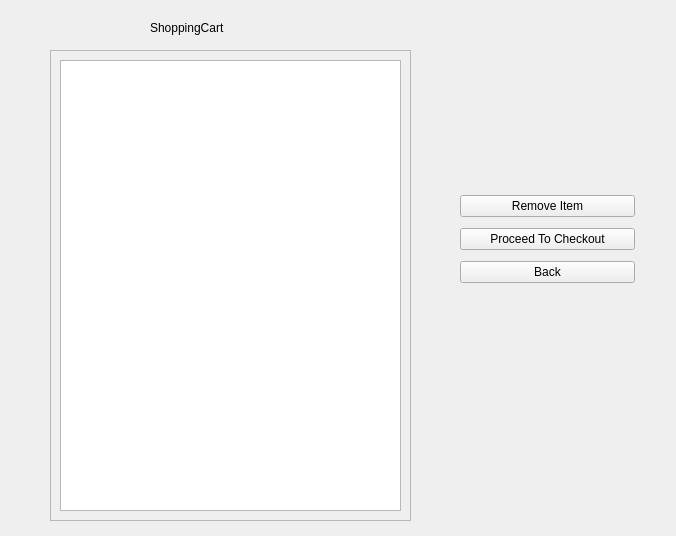
<?xml version="1.0" encoding="UTF-8"?>
<ui version="4.0">
 <class>ShoppingCartWindowNew</class>
 <widget class="QWidget" name="ShoppingCartWindowNew">
  <property name="geometry">
   <rect>
    <x>0</x>
    <y>0</y>
    <width>676</width>
    <height>536</height>
   </rect>
  </property>
  <property name="windowTitle">
   <string>Form</string>
  </property>
  <widget class="QScrollArea" name="scrollArea">
   <property name="geometry">
    <rect>
     <x>50</x>
     <y>50</y>
     <width>361</width>
     <height>471</height>
    </rect>
   </property>
   <property name="widgetResizable">
    <bool>true</bool>
   </property>
   <widget class="QWidget" name="scrollAreaWidgetContents">
    <property name="geometry">
     <rect>
      <x>0</x>
      <y>0</y>
      <width>359</width>
      <height>469</height>
     </rect>
    </property>
    <layout class="QGridLayout" name="gridLayout">
     <item row="0" column="0">
      <widget class="QListWidget" name="listWidget"/>
     </item>
    </layout>
   </widget>
  </widget>
  <widget class="QLabel" name="label">
   <property name="geometry">
    <rect>
     <x>150</x>
     <y>20</y>
     <width>111</width>
     <height>16</height>
    </rect>
   </property>
   <property name="text">
    <string>ShoppingCart</string>
   </property>
  </widget>
  <widget class="QWidget" name="layoutWidget">
   <property name="geometry">
    <rect>
     <x>460</x>
     <y>190</y>
     <width>175</width>
     <height>100</height>
    </rect>
   </property>
   <layout class="QVBoxLayout" name="verticalLayout">
    <item>
     <widget class="QPushButton" name="remove_button">
      <property name="text">
       <string>Remove Item</string>
      </property>
     </widget>
    </item>
    <item>
     <widget class="QPushButton" name="checkout_button">
      <property name="text">
       <string>Proceed To Checkout</string>
      </property>
     </widget>
    </item>
    <item>
     <widget class="QPushButton" name="back_button">
      <property name="text">
       <string>Back</string>
      </property>
     </widget>
    </item>
   </layout>
  </widget>
 </widget>
 <resources/>
 <connections/>
</ui>
